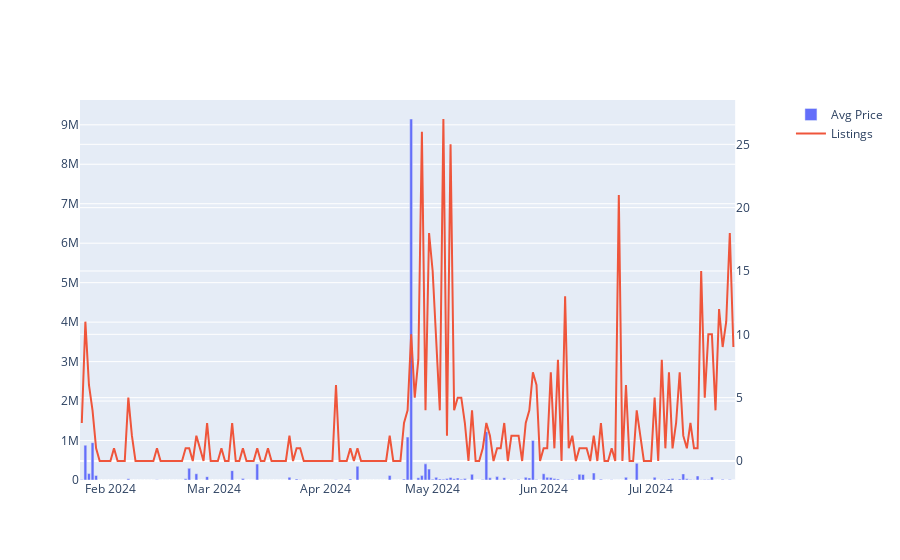

The notebook cell this image was saved under:
### Code cell
box_listing_data_fig = make_subplots(specs=[[{"secondary_y": True}]])

# Add bar chart for sales
# box_listing_data_fig.add_trace(
#     go.Bar(
#         x=box_listing_data.index,
#         y=box_listing_data['max_price'],
#         name='Max Price'
#     ),
#     secondary_y=False
# )

# box_listing_data_fig.add_trace(
#     go.Bar(
#         x=box_listing_data.index,
#         y=box_listing_data['min_price'],
#         name='Min Price'
#     ),
#     secondary_y=False
# )

# Add line chart for cumulative sales
box_listing_data_fig.add_trace(
    go.Bar(
        x=box_listing_data.index,
        y=box_listing_data['avg_price'],
        name='Avg Price',
    ),
    secondary_y=False
)

box_listing_data_fig.add_trace(
    go.Scatter(
        x=box_listing_data.index,
        y=box_listing_data['listings'],
        name='Listings',
        mode='lines'
    ),
    secondary_y=True
)

# box_listing_data_fig.show()

### Figure 1 — Plotly figure (JSON) as saved in the notebook; plotly's stock layout.template omitted (floating-point values rounded to 4 significant figures; data arrays with more than 128 entries replaced by an {"elided": "..."} marker saying what was removed)
{"data": [{"name": "Avg Price", "type": "bar", "x": {"elided": "183 str values"}, "xaxis": "x", "y": {"elided": "183 float values"}, "yaxis": "y"}, {"mode": "lines", "name": "Listings", "type": "scatter", "x": {"elided": "183 str values"}, "xaxis": "x", "y": {"elided": "183 int values"}, "yaxis": "y2"}], "layout": {"xaxis": {"anchor": "y", "domain": [0, 0.94]}, "yaxis": {"anchor": "x", "domain": [0, 1]}, "yaxis2": {"anchor": "x", "overlaying": "y", "side": "right"}}}
